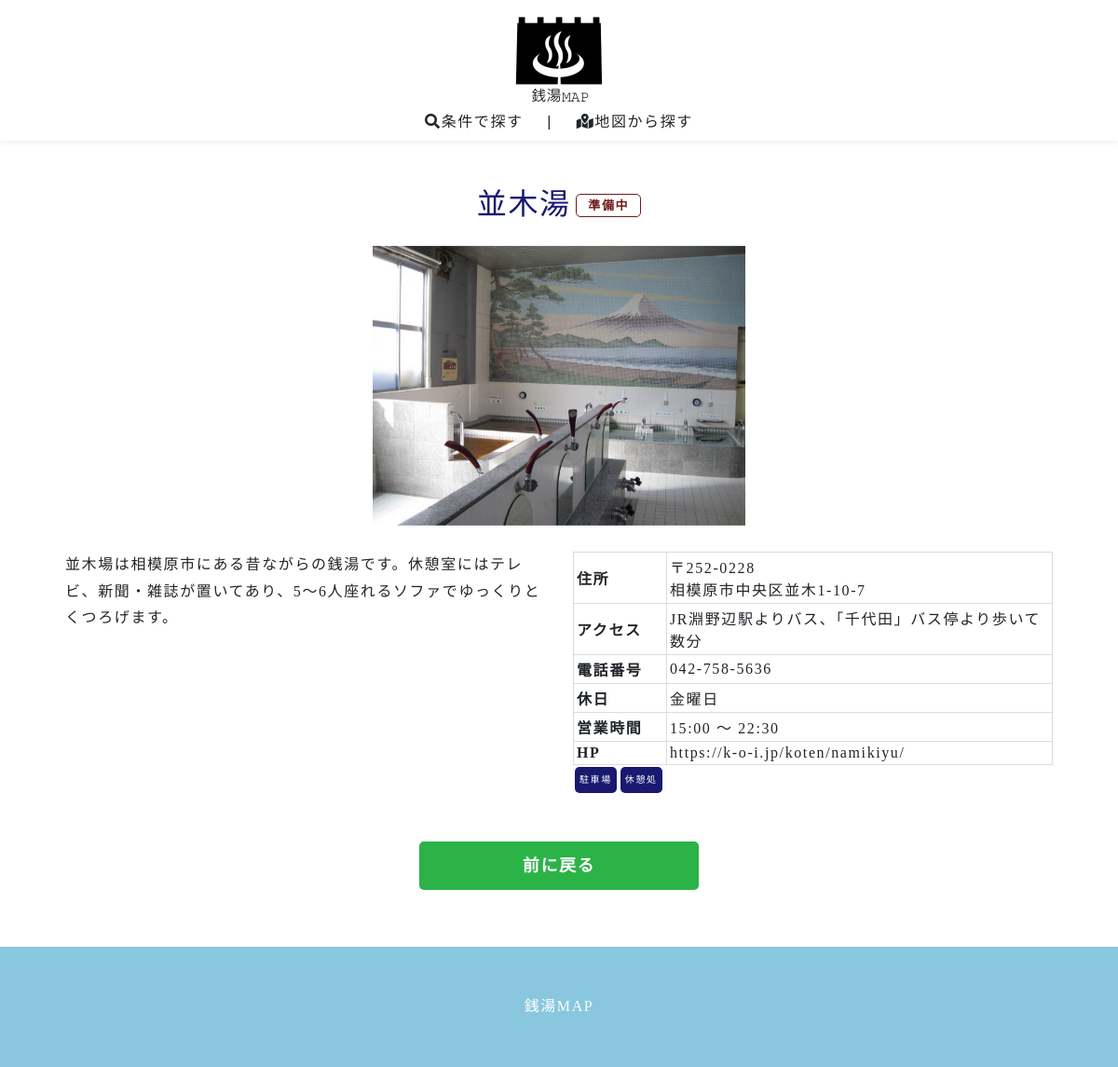
Screenshot of /detail.php?id=3 with the database file from the repository.
### tables this page shows
CREATE TABLE IF NOT EXISTS `sento_master` (
  `id` int(11) NOT NULL AUTO_INCREMENT COMMENT 'ID',
  `name` varchar(50) NOT NULL COMMENT '店名',
  `zip` int(7) DEFAULT NULL COMMENT '郵便番号',
  `address` varchar(50) NOT NULL COMMENT '住所',
  `access` varchar(50) NOT NULL COMMENT 'アクセス',
  `tell` varchar(30) NOT NULL COMMENT '電話番号',
  `holiday` varchar(7) NOT NULL COMMENT '定休日',
  `open_time` time NOT NULL COMMENT '営業時間（開始）',
  `close_time` time NOT NULL COMMENT '営業時間（終了）',
  `url` varchar(100) NOT NULL COMMENT '公式ページ',
  `memo` text NOT NULL COMMENT 'メモ',
  `search_sauna` tinyint(1) NOT NULL COMMENT 'チェック検索用項目(サウナ)',
  `search_coldspa` tinyint(1) NOT NULL COMMENT 'チェック検索用項目(水風呂)',
  `search_openspa` tinyint(1) NOT NULL COMMENT 'チェック検索用項目(露天風呂)',
  `search_sodaspa` tinyint(1) NOT NULL COMMENT 'チェック検索用項目（炭酸泉）',
  `search_parking` tinyint(1) NOT NULL COMMENT 'チェック検索用項目（駐車場）',
  `search_restaurant` tinyint(1) NOT NULL COMMENT 'チェック検索項目（お食事処）',
  `search_restroom` tinyint(1) NOT NULL COMMENT 'チェック検索項目（休憩処）',
  `search_comic` tinyint(1) NOT NULL COMMENT 'チェック検索項目（漫画コーナー）',
  `search_salon` tinyint(1) NOT NULL COMMENT 'チェック検索項目（アカスリ・エステ）',
  `search_wifi` tinyint(1) NOT NULL COMMENT 'チェック検索項目（Wi-Fiフリー）',
  PRIMARY KEY (`id`)
);

### DBManager.php (called while the page is built, shortened)
<?php
class DBManager
{
    private $db = null;
    public function __construct(){
        $this->db = new PDO(self::DSN, self::USER, self::PASS);
    }
    public function getSentosDetail(int $id) :array {
        $where = " t1.id = :id";
        $st = self::getSentoStatement($where);
        $st->bindParam(':id', $id);
        $st->execute();
        return $st->fetchAll(PDO::FETCH_ASSOC);
    }
    private function getSentoStatement(string $where) :PDOStatement {
        $st = $this->db->prepare(
            'SELECT
                t1.id,
                t1.name,
                t1.zip,
                t2.image_name,
                t1.address,
                t1.access,
                t1.tell,
                t1.holiday,
                t1.open_time,
                t1.close_time,
                t1.url,
                t1.memo,
                t1.search_sauna,
                t1.search_coldspa,
                t1.search_openspa,
                t1.search_sodaspa,
                t1.search_parking,
                t1.search_restaurant,
                t1.search_restroom,
                t1.search_comic,
                t1.search_salon,
                t1.search_wifi,
                TIME_FORMAT(t1.open_time, "%H:%i") AS open_time,
                TIME_FORMAT(t1.close_time, "%H:%i") AS close_time
                FROM sento_master AS t1
                LEFT JOIN image_master AS t2
                ON t1.id = t2.sento_id'
            . ($where ? ' WHERE ' . $where : '')
        );
        return $st;
    }
}

### detail.php (the view, shortened to what this page needs)
<?php
require_once 'DBManager.php';
require_once 'function.php';
$id = $_GET['id'] ?? '';
$db = new DBManager();
$data = $db->getSentosDetail($id);
$sento = $data[0];
$images = array_column($data, 'image_name');
?>
<html>
<head>
    <link rel="stylesheet" href="https://stackpath.bootstrapcdn.com/bootstrap/4.4.1/css/bootstrap.min.css"
>
    <link href="https://use.fontawesome.com/releases/v5.6.1/css/all.css" rel="stylesheet">
    <link rel="stylesheet" href="css/style.css">
</head>
<body>
<div id="wrapper">
    <div id="site-header">
        <div id="header-logo"><a href="index.php"><img src="images/logo.png" alt="温泉MAP" class="site-logo"></a></div>
        <div id="site-nav">
            <ul>
                <li><a href="index.php#search-sec"><i class="fas fa-search hvr-icon"></i>条件で探す</a></li>
                <li>|</li>
                <li><a href="index.php#map-sec"><i class="fas fa-map-marked-alt"></i>地図から探す</a></li>
            </ul>
        </div>
    </div>
    <div id="main-contents">
        <div id="detail-sec" class="container">
            <?php
                $zip = substr($sento['zip'], 0, 3) . "-" . substr($sento['zip'], 3);
                $holiday = toHoliday($sento['holiday']);
            ?>
            <div class="text-center mb-3">
                <div class="d-inline-block">
                    <h2 class="detail-ttl"><?= $sento['name'] ?></h2>
                </div>
                <div class="d-inline-block" style="vertical-align: text-bottom;">
                    <?= sentoStatus($holiday,$sento['open_time'],$sento['close_time']); ?>
                </div>
            </div>
            <div class='row'>
                <div class='col-12 text-center'>
                    <div id="image-carousel" class="carousel slide carousel-fade" data-ride="carousel">
                        <div class="carousel-inner">
                            <?php foreach ($images as $image): ?>
                                <?php if($images[0] == $image){ $addclass = "active"; }else{ $addclass = "";} ?>
                                <div class='carousel-item <?= $addclass ?>' >
                                    <img src='images/<?= $image ?>.png' class='m-2' style='width: 400px;'>
                                </div>
                            <?php endforeach; ?>
                        </div>
                        <a class="carousel-control-prev" href="#image-carousel" role="button" data-slide="prev">
                            <span class="carousel-control-prev-icon" aria-hidden="true"></span>
                        </a>
                        <a class="carousel-control-next" href="#image-carousel" role="button" data-slide="next">
                            <span class="carousel-control-next-icon" aria-hidden="true"></span>
                        </a>
                    </div>
                </div>
                <div class='col-12 col-sm-12 col-md-6'>
                    <p><?= $sento['memo'] ?></p>
                </div>
                <div class='col-12 col-sm-12 col-md-6'>
                    <table class='index-table'>
                        <tbody>
                        <tr><th>住所</th><td>〒<?= $zip ?><br><?= $sento['address'] ?></td></tr>
                        <tr><th>アクセス</th><td><?= $sento['access'] ?></td></tr>
                        <tr><th>電話番号</th><td><?= $sento['tell'] ?></td></tr>
                        <tr><th>休日</th><td><?= $holiday ?></td></tr>
                        <tr><th>営業時間</th><td><?= $sento['open_time'] ?> ～ <?= $sento['close_time']  ?></td></tr>
                        <tr><th>HP</th><td><a href="<?= $sento['url'] ?>"><?= $sento['url'] ?></a></td></tr>
                        </tbody>
                    </table>
                    <?php
                        $html = facilityLinks($sento);
                        echo $html;
                    ?>
                </div>
            </div>
            <div class="page-sec">
                <a onclick="history.back();" type="button" class="m-btn m-btn-primary">前に戻る</a>
            </div>
        </div>
    </div>
    <div id="site-footer">
        <p>銭湯MAP</p>
    </div>
</div>
</body>
</html>

### css/style.css (style rules this page uses)
html { color: #000000; background-color: #ffffff; }
body,div,dl,dt,dd,ul,ol,li,h1,h2,h3,h4,h5,h6, pre,code,form,fieldset,legend,input,textarea, p,blockquote,th,td { margin:0;padding:0 }
table { border-collapse:collapse;border-spacing:0 }
body { -webkit-font-smoothing: antialiased; -moz-osx-font-smoothing: grayscale; font-family: "游明朝体", "Yu Mincho", YuMincho, "ヒラギノ明朝 Pro", "Hiragino Mincho Pro", "MS P明朝", "MS PMincho", serif; line-height: 1.8; letter-spacing: 0.1em; box-sizing: border-box; }
a { text-decoration: none; color: inherit; transition: .3s; }
img { width: 100%; height: auto; vertical-align: bottom; }
.m-btn { display: inline-block; border-radius: 5px; width: 300px; text-align: center; font-weight: bold; padding: 10px; }
.m-btn-primary { background-color: #2bb348; color: #ffffff!important; font-size: 18px; }
.detail-ttl { text-align: center; color: #191970; }
table.index-table tr th, td { padding: 3px; border: solid 1px #dcdcdc; }
table.index-table tr th { width: 100px; }
#wrapper { position: relative; top: 0; left: 0; width: 100%; min-height: 100vh; padding-bottom: 200px; box-sizing: border-box; }
#site-header { position: fixed; display: block; top: 0; left: 0; width: 100%; text-align: center; background-color: #ffffff; box-shadow: 0 3px 6px rgba(0, 0, 0, 0.05); z-index: 10; }
#header-logo { width: 100px; padding-top: 15px; margin: 0 auto; }
#site-nav { padding-top: 5px; padding-bottom: 5px; }
#site-nav ul li { display: inline; padding: 0 10px 0 10px; font-family: "ヒラギノ角ゴ Pro", "Hiragino Kaku Gothic Pro", "メイリオ", Meiryo, "MS Pゴシック", "MS PGothic", sans-serif; }
#site-footer { width: 100%; background-color: #89c7de; color: #fff; text-align: center; padding: 50px 0; position: absolute; bottom: 0; }
#main-contents { position: relative; overflow: hidden; width: 100%; top: 150px; }
#result-sec, #detail-sec { padding: 50px 40px 100px 40px; position: relative; }
#map-sec, #index-sec, #result-sec, #detail-sec { background-color: #ffffff; }
.page-sec { text-align: center; padding: 50px 0 40px 0; }
#image-carousel { margin-bottom: 20px; }

### rows the page displays
sento_master: name "並木湯", memo "並木場は相模原市にある昔ながらの銭湯です。休憩室にはテレビ、新聞・雑誌が置いてあり、5～6人座れるソファでゆっくりとくつろげます。", zip "252-0228", address "相模原市中央区並木1-10-7", access "JR淵野辺駅よりバス、「千代田」バス停より歩いて数分", tell "042-758-5636", url "https://k-o-i.jp/koten/namikiyu/"

### other values shown
$holiday "金曜日"
$sento['open_time'] "15:00"
$sento['close_time'] "22:30"
$name "駐車場"
$name "休憩処"
